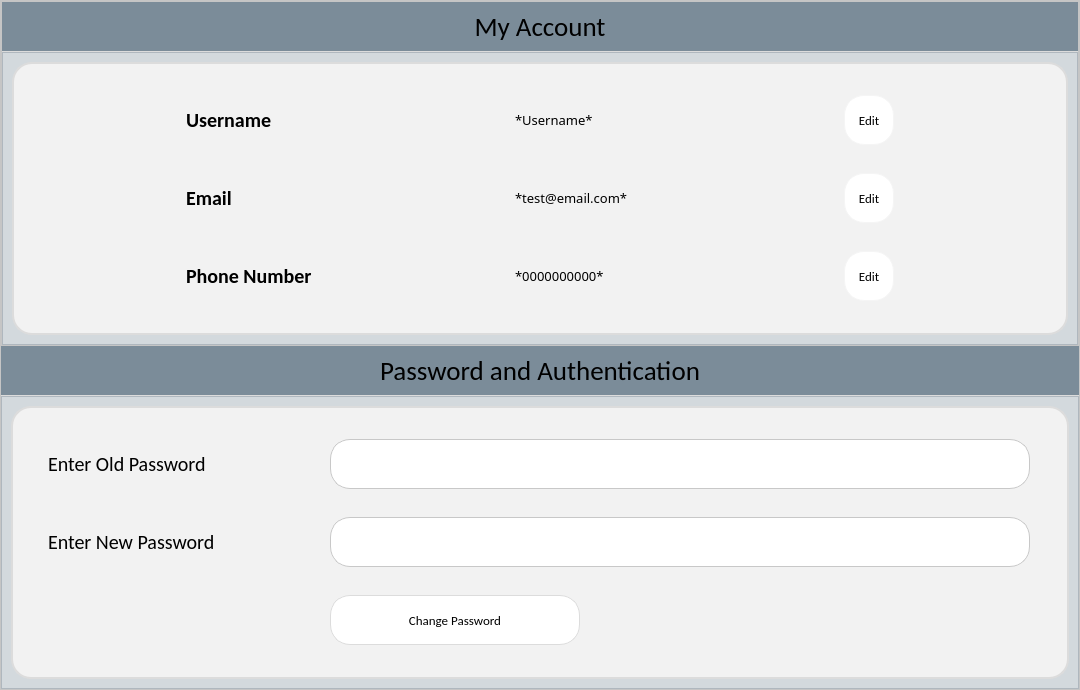
          <widget class="QWidget" name="settings_frame">
           <property name="minimumSize">
            <size>
             <width>1080</width>
             <height>686</height>
            </size>
           </property>
           <property name="maximumSize">
            <size>
             <width>2160</width>
             <height>1400</height>
            </size>
           </property>
           <property name="cursor">
            <cursorShape>ArrowCursor</cursorShape>
           </property>
           <layout class="QHBoxLayout" name="horizontalLayout_16">
            <property name="spacing">
             <number>0</number>
            </property>
            <property name="leftMargin">
             <number>0</number>
            </property>
            <property name="topMargin">
             <number>0</number>
            </property>
            <property name="rightMargin">
             <number>0</number>
            </property>
            <property name="bottomMargin">
             <number>0</number>
            </property>
            <item>
             <widget class="QStackedWidget" name="account_detail">
              <property name="minimumSize">
               <size>
                <width>880</width>
                <height>686</height>
               </size>
              </property>
              <property name="maximumSize">
               <size>
                <width>2640</width>
                <height>2058</height>
               </size>
              </property>
              <property name="currentIndex">
               <number>0</number>
              </property>
              <widget class="QWidget" name="account_page">
               <layout class="QVBoxLayout" name="verticalLayout_4">
                <property name="spacing">
                 <number>0</number>
                </property>
                <property name="leftMargin">
                 <number>0</number>
                </property>
                <property name="topMargin">
                 <number>0</number>
                </property>
                <property name="rightMargin">
                 <number>0</number>
                </property>
                <property name="bottomMargin">
                 <number>0</number>
                </property>
                <item>
                 <widget class="QFrame" name="frame_22">
                  <property name="minimumSize">
                   <size>
                    <width>880</width>
                    <height>686</height>
                   </size>
                  </property>
                  <property name="maximumSize">
                   <size>
                    <width>16777215</width>
                    <height>16777215</height>
                   </size>
                  </property>
                  <property name="styleSheet">
                   <string notr="true">background-color: rgb(255, 255, 255);</string>
                  </property>
                  <property name="frameShape">
                   <enum>QFrame::StyledPanel</enum>
                  </property>
                  <property name="frameShadow">
                   <enum>QFrame::Raised</enum>
                  </property>
                  <layout class="QVBoxLayout" name="verticalLayout_5">
                   <property name="spacing">
                    <number>0</number>
                   </property>
                   <property name="leftMargin">
                    <number>0</number>
                   </property>
                   <property name="topMargin">
                    <number>0</number>
                   </property>
                   <property name="rightMargin">
                    <number>0</number>
                   </property>
                   <property name="bottomMargin">
                    <number>0</number>
                   </property>
                   <item>
                    <widget class="QFrame" name="frame_75">
                     <property name="minimumSize">
                      <size>
                       <width>880</width>
                       <height>343</height>
                      </size>
                     </property>
                     <property name="maximumSize">
                      <size>
                       <width>16777215</width>
                       <height>16777215</height>
                      </size>
                     </property>
                     <property name="frameShape">
                      <enum>QFrame::StyledPanel</enum>
                     </property>
                     <property name="frameShadow">
                      <enum>QFrame::Raised</enum>
                     </property>
                     <layout class="QVBoxLayout" name="verticalLayout_6">
                      <property name="spacing">
                       <number>0</number>
                      </property>
                      <property name="leftMargin">
                       <number>0</number>
                      </property>
                      <property name="topMargin">
                       <number>0</number>
                      </property>
                      <property name="rightMargin">
                       <number>0</number>
                      </property>
                      <property name="bottomMargin">
                       <number>0</number>
                      </property>
                      <item>
                       <widget class="QLabel" name="label_64">
                        <property name="minimumSize">
                         <size>
                          <width>880</width>
                          <height>50</height>
                         </size>
                        </property>
                        <property name="maximumSize">
                         <size>
                          <width>16777215</width>
                          <height>50</height>
                         </size>
                        </property>
                        <property name="font">
                         <font>
                          <family>Calibri</family>
                          <pointsize>20</pointsize>
                         </font>
                        </property>
                        <property name="styleSheet">
                         <string notr="true">QLabel{	
	color: black;
	border: none;
	border-bottom: 1px solid rgb(220, 220, 220);	
	background-color: rgba(30, 59, 81, 150);
 }
QLabel:hover{	
	color: rgba(0, 0, 0, 100);
 }
</string>
                        </property>
                        <property name="text">
                         <string>My Account</string>
                        </property>
                        <property name="alignment">
                         <set>Qt::AlignCenter</set>
                        </property>
                       </widget>
                      </item>
                      <item>
                       <widget class="QFrame" name="frame_76">
                        <property name="minimumSize">
                         <size>
                          <width>880</width>
                          <height>293</height>
                         </size>
                        </property>
                        <property name="maximumSize">
                         <size>
                          <width>16777215</width>
                          <height>16777215</height>
                         </size>
                        </property>
                        <property name="styleSheet">
                         <string notr="true">
background-color: rgba(30, 59, 81, 50);</string>
                        </property>
                        <property name="frameShape">
                         <enum>QFrame::StyledPanel</enum>
                        </property>
                        <property name="frameShadow">
                         <enum>QFrame::Raised</enum>
                        </property>
                        <layout class="QVBoxLayout" name="verticalLayout_7">
                         <item>
                          <widget class="QFrame" name="frame_77">
                           <property name="minimumSize">
                            <size>
                             <width>530</width>
                             <height>260</height>
                            </size>
                           </property>
                           <property name="styleSheet">
                            <string notr="true">border:none;
border:2px solid rgb(220,220,220);
border-radius:20px;
background-color: rgb(242, 242, 242);</string>
                           </property>
                           <property name="frameShape">
                            <enum>QFrame::StyledPanel</enum>
                           </property>
                           <property name="frameShadow">
                            <enum>QFrame::Raised</enum>
                           </property>
                           <layout class="QGridLayout" name="gridLayout_2">
                            <item row="0" column="0">
                             <widget class="QLabel" name="label_65">
                              <property name="minimumSize">
                               <size>
                                <width>160</width>
                                <height>50</height>
                               </size>
                              </property>
                              <property name="maximumSize">
                               <size>
                                <width>160</width>
                                <height>50</height>
                               </size>
                              </property>
                              <property name="font">
                               <font>
                                <family>Calibri</family>
                                <pointsize>15</pointsize>
                                <weight>75</weight>
                                <bold>true</bold>
                               </font>
                              </property>
                              <property name="styleSheet">
                               <string notr="true">QLabel{	
	color: black;
	border: none;
 }
</string>
                              </property>
                              <property name="text">
                               <string>Username</string>
                              </property>
                             </widget>
                            </item>
                            <item row="0" column="1">
                             <widget class="QLabel" name="label_68">
                              <property name="minimumSize">
                               <size>
                                <width>160</width>
                                <height>50</height>
                               </size>
                              </property>
                              <property name="maximumSize">
                               <size>
                                <width>160</width>
                                <height>50</height>
                               </size>
                              </property>
                              <property name="font">
                               <font>
                                <family>Calibri Light</family>
                                <pointsize>10</pointsize>
                               </font>
                              </property>
                              <property name="styleSheet">
                               <string notr="true">QLabel{
	color: black;
	border: none;	

 }
</string>
                              </property>
                              <property name="text">
                               <string>*Username*</string>
                              </property>
                             </widget>
                            </item>
                            <item row="0" column="2">
                             <widget class="QPushButton" name="pushButton_78">
                              <property name="minimumSize">
                               <size>
                                <width>50</width>
                                <height>50</height>
                               </size>
                              </property>
                              <property name="maximumSize">
                               <size>
                                <width>50</width>
                                <height>50</height>
                               </size>
                              </property>
                              <property name="font">
                               <font>
                                <family>Calibri</family>
                                <pointsize>10</pointsize>
                                <weight>50</weight>
                                <bold>false</bold>
                               </font>
                              </property>
                              <property name="styleSheet">
                               <string notr="true">QPushButton {
	background-color: white;	
	color: black;
	border: none;
	border: 1px solid rgb(245, 245, 245);
 }
QPushButton:hover{	
	background-color: rgba(230, 136, 136, 50);
    border-right: 2px solid rgb(30, 59, 81);
 }
QPushButton:pressed{     
	border-bottom: 5px solid rgb(30, 59, 81);
}</string>
                              </property>
                              <property name="text">
                               <string>Edit</string>
                              </property>
                             </widget>
                            </item>
                            <item row="1" column="0">
                             <widget class="QLabel" name="label_67">
                              <property name="minimumSize">
                               <size>
                                <width>160</width>
                                <height>50</height>
                               </size>
                              </property>
                              <property name="maximumSize">
                               <size>
                                <width>160</width>
                                <height>50</height>
                               </size>
                              </property>
                              <property name="font">
                               <font>
                                <family>Calibri</family>
                                <pointsize>15</pointsize>
                                <weight>75</weight>
                                <bold>true</bold>
                               </font>
                              </property>
                              <property name="styleSheet">
                               <string notr="true">QLabel{	
	color: black;
	border: none;
 }
</string>
                              </property>
                              <property name="text">
                               <string>Email</string>
                              </property>
                             </widget>
                            </item>
                            <item row="1" column="1">
                             <widget class="QLabel" name="label_69">
                              <property name="minimumSize">
                               <size>
                                <width>160</width>
                                <height>50</height>
                               </size>
                              </property>
                              <property name="maximumSize">
                               <size>
                                <width>160</width>
                                <height>50</height>
                               </size>
                              </property>
                              <property name="font">
                               <font>
                                <family>Calibri Light</family>
                                <pointsize>10</pointsize>
                               </font>
                              </property>
                              <property name="styleSheet">
                               <string notr="true">QLabel{
	color: black;
	border: none;	

 }
</string>
                              </property>
                              <property name="text">
                               <string>*test@email.com*</string>
                              </property>
                             </widget>
                            </item>
                            <item row="1" column="2">
                             <widget class="QPushButton" name="pushButton_79">
                              <property name="minimumSize">
                               <size>
                                <width>50</width>
                                <height>50</height>
                               </size>
                              </property>
                              <property name="maximumSize">
                               <size>
                                <width>50</width>
                                <height>50</height>
                               </size>
                              </property>
                              <property name="font">
                               <font>
                                <family>Calibri</family>
                                <pointsize>10</pointsize>
                                <weight>50</weight>
                                <bold>false</bold>
                               </font>
                              </property>
                              <property name="styleSheet">
                               <string notr="true">QPushButton {
	background-color: white;	
	color: black;
	border: none;
	border: 1px solid rgb(245, 245, 245);
 }
QPushButton:hover{	
	background-color: rgba(230, 136, 136, 50);
    border-right: 2px solid rgb(30, 59, 81);
 }
QPushButton:pressed{     
	border-bottom: 5px solid rgb(30, 59, 81);
}</string>
                              </property>
                              <property name="text">
                               <string>Edit</string>
                              </property>
                             </widget>
                            </item>
                            <item row="2" column="0">
                             <widget class="QLabel" name="label_66">
                              <property name="minimumSize">
                               <size>
                                <width>160</width>
                                <height>50</height>
                               </size>
                              </property>
                              <property name="maximumSize">
                               <size>
                                <width>160</width>
                                <height>50</height>
                               </size>
                              </property>
                              <property name="font">
                               <font>
                                <family>Calibri</family>
                                <pointsize>15</pointsize>
                                <weight>75</weight>
                                <bold>true</bold>
                               </font>
                              </property>
                              <property name="styleSheet">
                               <string notr="true">QLabel{	
	color: black;
	border: none;
 }
</string>
                              </property>
                              <property name="text">
                               <string>Phone Number</string>
                              </property>
                             </widget>
                            </item>
                            <item row="2" column="1">
                             <widget class="QLabel" name="label_70">
                              <property name="minimumSize">
                               <size>
                                <width>160</width>
                                <height>50</height>
                               </size>
                              </property>
                              <property name="maximumSize">
                               <size>
                                <width>160</width>
                                <height>50</height>
                               </size>
                              </property>
                              <property name="font">
                               <font>
                                <family>Calibri Light</family>
                                <pointsize>10</pointsize>
                               </font>
                              </property>
                              <property name="styleSheet">
                               <string notr="true">QLabel{
	color: black;
	border: none;	

 }
</string>
                              </property>
                              <property name="text">
                               <string>*0000000000*</string>
                              </property>
                             </widget>
                            </item>
                            <item row="2" column="2">
                             <widget class="QPushButton" name="pushButton_80">
                              <property name="minimumSize">
                               <size>
                                <width>50</width>
                                <height>50</height>
                               </size>
                              </property>
                              <property name="maximumSize">
                               <size>
                                <width>50</width>
                                <height>50</height>
                               </size>
                              </property>
                              <property name="font">
                               <font>
                                <family>Calibri</family>
                                <pointsize>10</pointsize>
                                <weight>50</weight>
                                <bold>false</bold>
                               </font>
                              </property>
                              <property name="styleSheet">
                               <string notr="true">QPushButton {
	background-color: white;	
	color: black;
	border: none;
	border: 1px solid rgb(245, 245, 245);
 }
QPushButton:hover{	
	background-color: rgba(230, 136, 136, 50);
    border-right: 2px solid rgb(30, 59, 81);
 }
QPushButton:pressed{     
	border-bottom: 5px solid rgb(30, 59, 81);
}</string>
                              </property>
                              <property name="text">
                               <string>Edit</string>
                              </property>
                             </widget>
                            </item>
                           </layout>
                          </widget>
                         </item>
                        </layout>
                       </widget>
                      </item>
                     </layout>
                    </widget>
                   </item>
                   <item>
                    <widget class="QLabel" name="label_73">
                     <property name="minimumSize">
                      <size>
                       <width>880</width>
                       <height>50</height>
                      </size>
                     </property>
                     <property name="maximumSize">
                      <size>
                       <width>16777215</width>
                       <height>50</height>
                      </size>
                     </property>
                     <property name="font">
                      <font>
                       <family>Calibri</family>
                       <pointsize>20</pointsize>
                      </font>
                     </property>
                     <property name="styleSheet">
                      <string notr="true">QLabel{
	background-color: white;	
	color: black;
	border: none;
	border-bottom: 1px solid rgb(220, 220, 220);
	background-color: rgba(30, 59, 81, 150);
 }
QLabel:hover{	
	color: rgba(0, 0, 0, 100);
 }
</string>
                     </property>
                     <property name="text">
                      <string>Password and Authentication</string>
                     </property>
                     <property name="alignment">
                      <set>Qt::AlignCenter</set>
                     </property>
                    </widget>
                   </item>
                   <item>
                    <widget class="QFrame" name="frame_78">
                     <property name="minimumSize">
                      <size>
                       <width>880</width>
                       <height>293</height>
                      </size>
                     </property>
                     <property name="maximumSize">
                      <size>
                       <width>16777215</width>
                       <height>16777215</height>
                      </size>
                     </property>
                     <property name="styleSheet">
                      <string notr="true">
background-color: rgba(30, 59, 81, 50);</string>
                     </property>
                     <property name="frameShape">
                      <enum>QFrame::StyledPanel</enum>
                     </property>
                     <property name="frameShadow">
                      <enum>QFrame::Raised</enum>
                     </property>
                     <layout class="QVBoxLayout" name="verticalLayout_8">
                      <item>
                       <widget class="QFrame" name="frame_79">
                        <property name="minimumSize">
                         <size>
                          <width>530</width>
                          <height>260</height>
                         </size>
                        </property>
                        <property name="styleSheet">
                         <string notr="true">border:none;
border:2px solid rgb(220,220,220);
border-radius:20px;
background-color: rgb(242, 242, 242);</string>
                        </property>
                        <property name="frameShape">
                         <enum>QFrame::StyledPanel</enum>
                        </property>
                        <property name="frameShadow">
                         <enum>QFrame::Raised</enum>
                        </property>
                        <layout class="QGridLayout" name="gridLayout_3">
                         <item row="0" column="0">
                          <widget class="QLabel" name="label_71">
                           <property name="minimumSize">
                            <size>
                             <width>250</width>
                             <height>50</height>
                            </size>
                           </property>
                           <property name="maximumSize">
                            <size>
                             <width>250</width>
                             <height>50</height>
                            </size>
                           </property>
                           <property name="font">
                            <font>
                             <family>Calibri</family>
                             <pointsize>15</pointsize>
                            </font>
                           </property>
                           <property name="styleSheet">
                            <string notr="true">QLabel{	
	color: black;
	border: none;
 }
</string>
                           </property>
                           <property name="text">
                            <string>Enter Old Password</string>
                           </property>
                          </widget>
                         </item>
                         <item row="1" column="0">
                          <widget class="QLabel" name="label_72">
                           <property name="minimumSize">
                            <size>
                             <width>250</width>
                             <height>50</height>
                            </size>
                           </property>
                           <property name="maximumSize">
                            <size>
                             <width>250</width>
                             <height>50</height>
                            </size>
                           </property>
                           <property name="font">
                            <font>
                             <family>Calibri</family>
                             <pointsize>15</pointsize>
                            </font>
                           </property>
                           <property name="styleSheet">
                            <string notr="true">QLabel{	
	color: black;
	border: none;
 }
</string>
                           </property>
                           <property name="text">
                            <string>Enter New Password</string>
                           </property>
                          </widget>
                         </item>
                         <item row="1" column="1">
                          <widget class="QLineEdit" name="lineEdit_10">
                           <property name="minimumSize">
                            <size>
                             <width>0</width>
                             <height>50</height>
                            </size>
                           </property>
                           <property name="maximumSize">
                            <size>
                             <width>700</width>
                             <height>16777215</height>
                            </size>
                           </property>
                           <property name="styleSheet">
                            <string notr="true">QLineEdit {
	background-color: white;	
	color: black;
	border: none;
	border: 1px solid rgb(200, 200, 200);
 }
QLineEdit:hover{	
	background-color: rgba(230, 136, 136, 50);
    border-right: 2px solid rgb(30, 59, 81);
 }</string>
                           </property>
                          </widget>
                         </item>
                         <item row="0" column="1">
                          <widget class="QLineEdit" name="lineEdit_9">
                           <property name="minimumSize">
                            <size>
                             <width>0</width>
                             <height>50</height>
                            </size>
                           </property>
                           <property name="maximumSize">
                            <size>
                             <width>700</width>
                             <height>16777215</height>
                            </size>
                           </property>
                           <property name="styleSheet">
                            <string notr="true">QLineEdit {
	background-color: white;	
	color: black;
	border: none;
	border: 1px solid rgb(200, 200, 200);
 }
QLineEdit:hover{	
	background-color: rgba(230, 136, 136, 50);
    border-right: 2px solid rgb(30, 59, 81);
 }</string>
                           </property>
                          </widget>
                         </item>
                         <item row="2" column="1">
                          <widget class="QPushButton" name="pushButton_81">
                           <property name="minimumSize">
                            <size>
                             <width>250</width>
                             <height>50</height>
                            </size>
                           </property>
                           <property name="maximumSize">
                            <size>
                             <width>250</width>
                             <height>50</height>
                            </size>
                           </property>
                           <property name="font">
                            <font>
                             <family>Calibri</family>
                             <pointsize>10</pointsize>
                             <weight>50</weight>
                             <bold>false</bold>
                            </font>
                           </property>
                           <property name="styleSheet">
                            <string notr="true">QPushButton {
	background-color: white;	
	color: black;
	border: none;
	border: 1px solid rgb(220, 220, 220);
 }
QPushButton:hover{	
	background-color: rgba(230, 136, 136, 50);
    border-right: 2px solid rgb(30, 59, 81);
 }
QPushButton:pressed{     
	border-bottom: 5px solid rgb(30, 59, 81);
}</string>
                           </property>
                           <property name="text">
                            <string>Change Password</string>
                           </property>
                          </widget>
                         </item>
                        </layout>
                       </widget>
                      </item>
                     </layout>
                    </widget>
                   </item>
                  </layout>
                 </widget>
                </item>
               </layout>
              </widget>
             </widget>
            </item>
           </layout>
          </widget>
